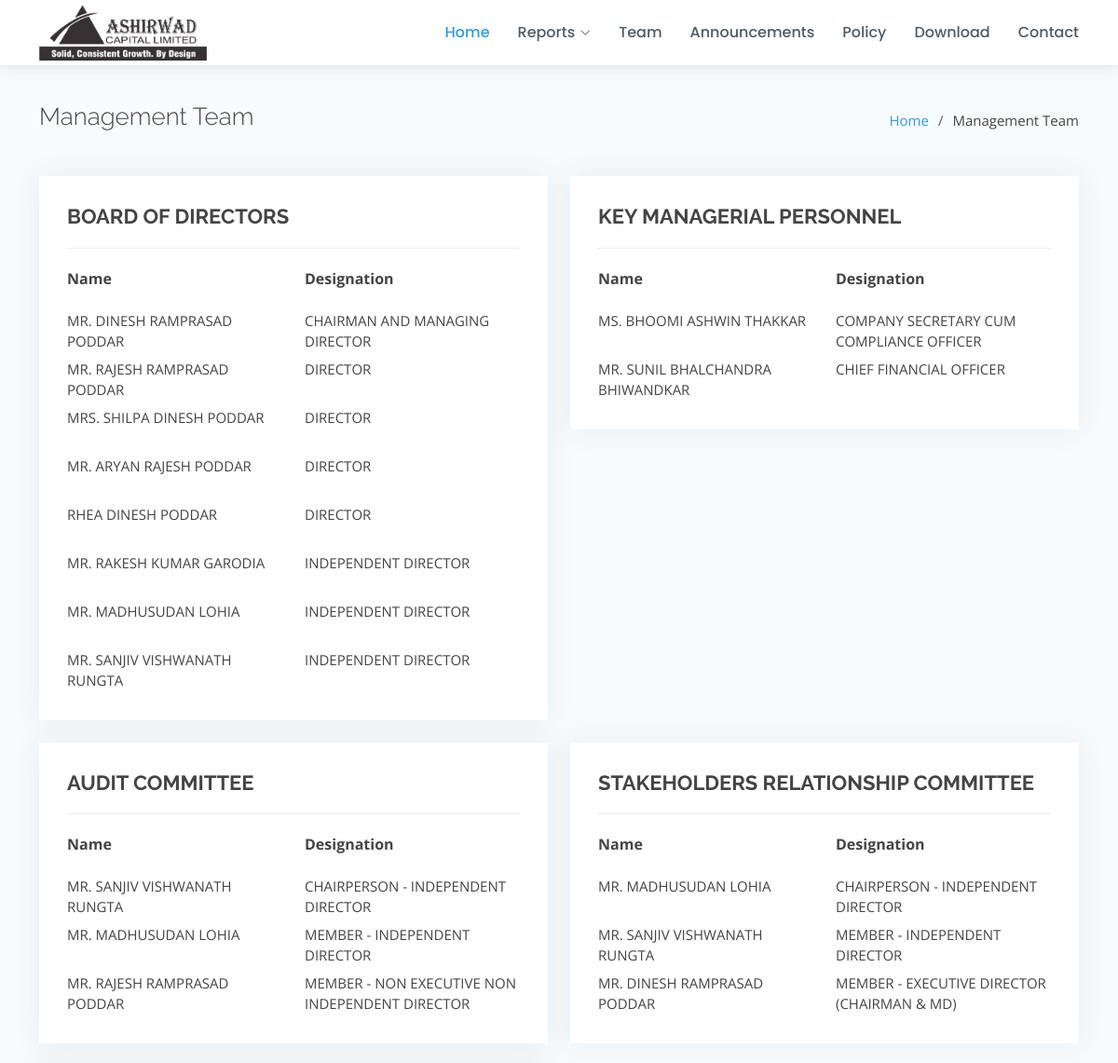
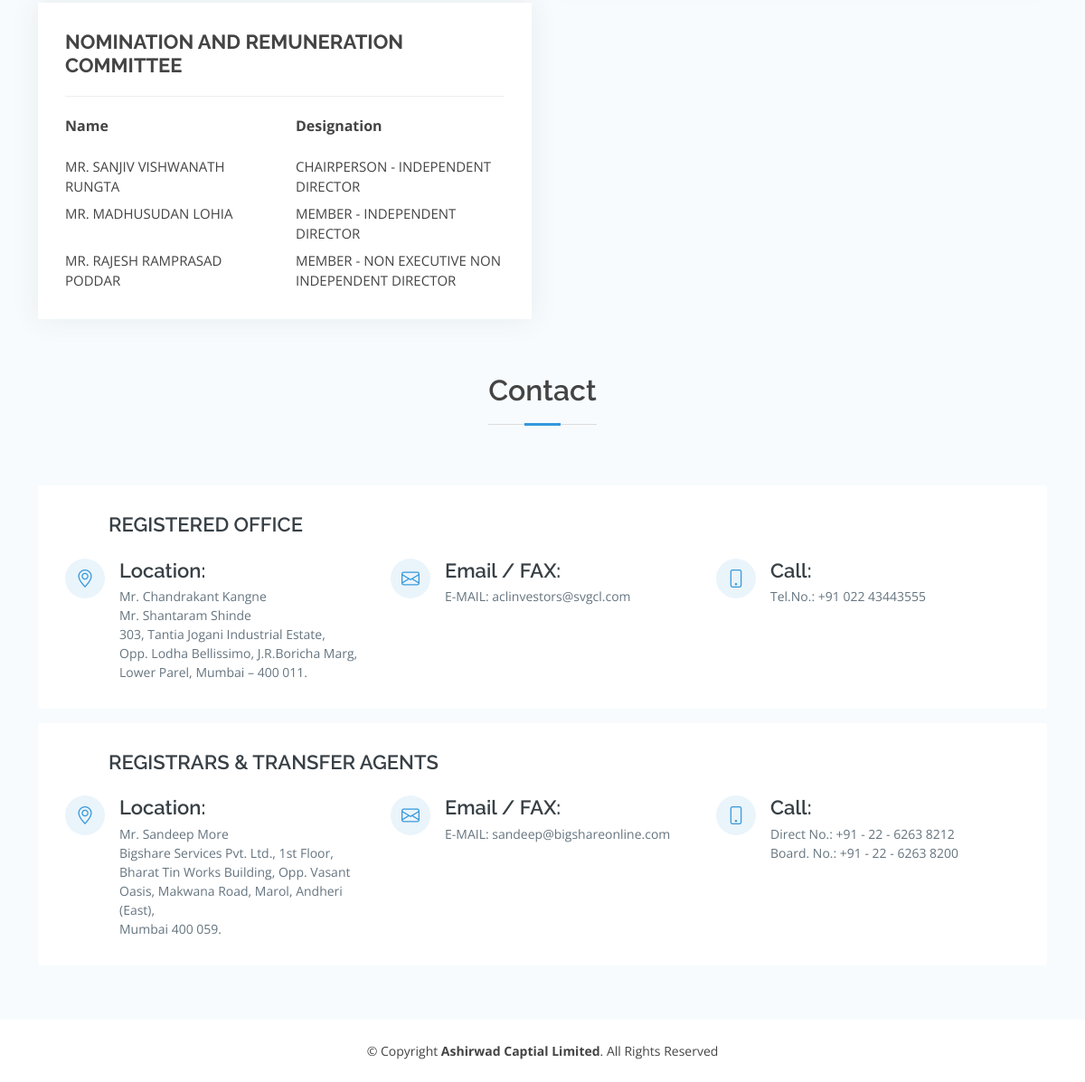
Page /index.php/home/managementTeam on the committed database (2 pictures, top to bottom).
### tables this page shows
CREATE TABLE `team_data` (
  `team_id` int(11) NOT NULL,
  `team_director_name` varchar(200) NOT NULL,
  `team_director_designation` varchar(200) NOT NULL,
  `team_document_type` int(11) NOT NULL,
  `team_document_no` int(11) NOT NULL,
  `create_date` varchar(100) NOT NULL,
  `modify_date` varchar(100) NOT NULL,
  `status` int(11) NOT NULL
);

CREATE TABLE `contact_data` (
  `contact_id` int(11) NOT NULL,
  `contact_title` varchar(200) NOT NULL,
  `contact_address` text NOT NULL,
  `contact_email` text NOT NULL,
  `contact_no` text NOT NULL,
  `contact_type` int(11) NOT NULL,
  `create_date` varchar(100) NOT NULL,
  `modify_date` varchar(100) NOT NULL,
  `status` int(11) NOT NULL
);

### application/controllers/Home.php (called while the page is built, shortened)
<?php if(!defined('BASEPATH')) exit('No direct script access allowed');
class Home extends CI_Controller
{
    public function __construct() {
        $this->load->model('admin_model');
        $contactClause = array('status' => 1);
        $contactOrderBy = 'contact_id ASC';
        $this->data['contactDetails'] = $this->admin_model->getdata('contact_data', $contactClause, $contactOrderBy);
        $this->data['getDocumentType'] = $this->admin_model->get_dropdown_value('document_type_data','document_type_id','document_type','status = 1');
        $this->data['getReportDocumentType'] = $this->admin_model->get_dropdown_value('document_type_data','document_type_id','document_type','document_type_no = 1 AND status = 1');
    }
    public function managementTeam() {
        $this->data['title'] = "Ashirwad Captial Limited - Management Team";
        $this->data['description'] = "";
        $this->data['keywords'] = "";
        $this->data['text_1'] = "Management Team";
        $orderBy = 'team_id  DESC';
        $whereclause = array('team_document_type' => 6, 'team_document_no' => 2, 'status' => 1);
        $this->data['getData'] = $this->admin_model->getdata('team_data',$whereclause,$orderBy);
        $whereclause2 = array('team_document_type' => 7, 'team_document_no' => 2, 'status' => 1);
        $this->data['getData2'] = $this->admin_model->getdata('team_data',$whereclause2,$orderBy);
        $whereclause3 = array('team_document_type' => 8, 'team_document_no' => 2, 'status' => 1);
        $this->data['getData3'] = $this->admin_model->getdata('team_data',$whereclause3,$orderBy);
        $whereclause4 = array('team_document_type' => 9, 'team_document_no' => 2, 'status' => 1);
        $this->data['getData4'] = $this->admin_model->getdata('team_data',$whereclause4,$orderBy);
        $whereclause5 = array('team_document_type' => 10, 'team_document_no' => 2, 'status' => 1);
        $this->data['getData5'] = $this->admin_model->getdata('team_data',$whereclause5,$orderBy);
        $whereclause6 = array('team_document_type' => 11, 'team_document_no' => 2, 'status' => 1);
        $this->data['getData6'] = $this->admin_model->getdata('team_data',$whereclause6,$orderBy);
        $this->data['subview'] = 'website/team-view.php';
        $this->load->view('website/layout', $this->data);
    }
}
?>

### index.php (called while the page is built, shortened)
<?php
require_once BASEPATH.'core/CodeIgniter.php';

### application/models/Admin_model.php (called while the page is built, shortened)
<?php if(!defined('BASEPATH')) exit('No direct script access allowed');
class Admin_model extends CI_Model {
    function getdata($table_name, $where_clause=array(), $order_by=''){
        $this->db->select('*');
        $this->db->from($table_name);
        if(count($where_clause) > 0){
            $this->db->where($where_clause);
        }
        if(strlen($order_by) > 0){
          $this->db->order_by($order_by);
        }
        $query = $this->db->get();
        return $query->result();
    }
}

### application/views/website/team-view.php (the view, shortened to what this page needs)
<section id="breadcrumbs" class="breadcrumbs section-bg">
  <div class="container">
    <?php $text_1 = isset($this->data['text_1']) ? $this->data['text_1'] : ''; ?>
    <div class="d-flex justify-content-between align-items-center">
      <h2><?php echo $text_1; ?></h2>
      <ol>
        <li><a href="<?php echo base_url(); ?>">Home</a></li>
        <li><?php echo $text_1; ?></li>
      </ol>
    </div>
  </div>
</section>
<?php
$getData = isset($this->data['getData']) ? $this->data['getData'] : array();
$getData2 = isset($this->data['getData2']) ? $this->data['getData2'] : array();
$getData3 = isset($this->data['getData3']) ? $this->data['getData3'] : array();
$getData4 = isset($this->data['getData4']) ? $this->data['getData4'] : array();
$getData5 = isset($this->data['getData5']) ? $this->data['getData5'] : array();
$getDocumentType = $this->data['getDocumentType']; ?>
<section id="portfolio-details" class="portfolio-details section-bg pb-0">
  <div class="container">
    <div class="row gy-4">
        <?php if (isset($getData) && count($getData) > 0) {
        $getData1 = json_decode(json_encode($getData), true); ?>
        <div class="col-lg-6">
            <div class="portfolio-info">
              <h3><?php echo $getDocumentType[$getData1[0]['team_document_type']]; ?></h3>
              <div class="row">
                <div class="col-lg-6">
                  <p><strong>Name</strong></p>
                  <ul>
                    <?php foreach ($getData as $data_1) { ?>
                    <li><?php echo $data_1->team_director_name; ?></li>
                    <?php } ?>
                  </ul>
                </div>
                <div class="col-lg-6">
                  <p><strong>Designation</strong></p>
                  <ul>
                    <?php foreach ($getData as $data_1) { ?>
                    <li><?php echo $data_1->team_director_designation; ?></li>
                    <?php } ?>
                  </ul>
                </div>
              </div>
            </div>
        </div>
        <?php } ?>
        <?php if (isset($getData2) && count($getData2) > 0) {
        $getData_2 = json_decode(json_encode($getData2), true); ?>
        <div class="col-lg-6">
            <div class="portfolio-info">
              <h3><?php echo $getDocumentType[$getData_2[0]['team_document_type']]; ?></h3>
              <div class="row">
                <div class="col-lg-6">
                  <p><strong>Name</strong></p>
                  <ul>
                    <?php foreach ($getData2 as $data_2) { ?>
                    <li><?php echo $data_2->team_director_name; ?></li>
                    <?php } ?>
                  </ul>
                </div>
                <div class="col-lg-6">
                  <p><strong>Designation</strong></p>
                  <ul>
                    <?php foreach ($getData2 as $data_2) { ?>
                    <li><?php echo $data_2->team_director_designation; ?></li>
                    <?php } ?>
                  </ul>
                </div>
              </div>
            </div>
        </div>
        <?php } ?>
        <?php if (isset($getData3) && count($getData3) > 0) {
        $getData_3 = json_decode(json_encode($getData3), true); ?>
        <div class="col-lg-6">
            <div class="portfolio-info">
              <h3><?php echo $getDocumentType[$getData_3[0]['team_document_type']]; ?></h3>
              <div class="row">
                <div class="col-lg-6">
                  <p><strong>Name</strong></p>
                  <ul>
                    <?php foreach ($getData3 as $data_3) { ?>
                    <li><?php echo $data_3->team_director_name; ?></li>
                    <?php } ?>
                  </ul>
                </div>
                <div class="col-lg-6">
                  <p><strong>Designation</strong></p>
                  <ul>
                    <?php foreach ($getData3 as $data_3) { ?>
                    <li><?php echo $data_3->team_director_designation; ?></li>
                    <?php } ?>
                  </ul>
                </div>
              </div>
            </div>
        </div>
        <?php } ?>
        <?php if (isset($getData4) && count($getData4) > 0) {
        $getData_4 = json_decode(json_encode($getData4), true); ?>
        <div class="col-lg-6">
            <div class="portfolio-info">
              <h3><?php echo $getDocumentType[$getData_4[0]['team_document_type']]; ?></h3>
              <div class="row">
                <div class="col-lg-6">
                  <p><strong>Name</strong></p>
                  <ul>
                    <?php foreach ($getData4 as $data_4) { ?>
                    <li><?php echo $data_4->team_director_name; ?></li>
                    <?php } ?>
                  </ul>
                </div>
                <div class="col-lg-6">
                  <p><strong>Designation</strong></p>
                  <ul>
                    <?php foreach ($getData4 as $data_4) { ?>
                    <li><?php echo $data_4->team_director_designation; ?></li>
                    <?php } ?>
                  </ul>
                </div>
              </div>
            </div>
        </div>
        <?php } ?>
        <?php if (isset($getData5) && count($getData5) > 0) {
        $getData_5 = json_decode(json_encode($getData5), true); ?>
        <div class="col-lg-6">
            <div class="portfolio-info">
              <h3><?php echo $getDocumentType[$getData_5[0]['team_document_type']]; ?></h3>
              <div class="row">
                <div class="col-lg-6">
                  <p><strong>Name</strong></p>
                  <ul>
                    <?php foreach ($getData5 as $data_5) { ?>
                    <li><?php echo $data_5->team_director_name; ?></li>
                    <?php } ?>
                  </ul>
                </div>
                <div class="col-lg-6">
                  <p><strong>Designation</strong></p>
                  <ul>
                    <?php foreach ($getData5 as $data_5) { ?>
                    <li><?php echo $data_5->team_director_designation; ?></li>
                    <?php } ?>
                  </ul>
                </div>
              </div>
            </div>
        </div>
        <?php } ?>
    </div>
  </div>
</section>

### application/views/website/layout.php (shortened to what this page needs)
<!DOCTYPE html>
<html lang="en">
<head>
  <link href="<?php echo base_url(); ?>front-assets/vendor/bootstrap/css/bootstrap.min.css" rel="stylesheet">
  <link href="<?php echo base_url(); ?>front-assets/vendor/bootstrap-icons/bootstrap-icons.css" rel="stylesheet">
  <link href="<?php echo base_url(); ?>front-assets/vendor/boxicons/css/boxicons.min.css" rel="stylesheet">
  <link href="<?php echo base_url(); ?>front-assets/vendor/glightbox/css/glightbox.min.css" rel="stylesheet">
  <link href="<?php echo base_url(); ?>front-assets/vendor/swiper/swiper-bundle.min.css" rel="stylesheet">
  <link href="<?php echo base_url(); ?>front-assets/css/style.css" rel="stylesheet">
  <link rel="stylesheet" href="https://unpkg.com/bootstrap-table@1.19.1/dist/bootstrap-table.min.css">
</head>
<body>
  <header id="header" class="fixed-top d-flex align-items-center">
    <div class="container d-flex align-items-center">
      <div class="logo me-auto">
        <a href="<?php echo base_url(); ?>"><img src="<?php echo base_url(); ?>front-assets/img/logo_ACL.png" alt="" class="img-fluid"></a>
      </div>
      <?php $requestURL = $_SERVER['REQUEST_URI']; ?>
      <nav id="navbar" class="navbar order-last order-lg-0">
        <ul>
          <li><a class="nav-link scrollto active" href="<?php if($requestURL == '/ashirwadcapital/'){ echo '#hero'; }else{ echo base_url(); } ?>">Home</a></li>
          <li class="dropdown"><a href="#"><span>Reports</span> <i class="bi bi-chevron-down"></i></a>
          </li>
          <li><a class="nav-link scrollto" href="<?php echo base_url(); ?>team">Team</a></li>
          <li><a class="nav-link scrollto" href="<?php echo base_url(); ?>announcements">Announcements</a></li>
          <li><a class="nav-link scrollto " href="<?php echo base_url(); ?>policy">Policy</a></li>
          <li><a class="nav-link scrollto" href="<?php echo base_url(); ?>download">Download</a></li>
          <li><a class="nav-link scrollto" href="#contact">Contact</a></li>
        </ul>
      </nav>
    </div>
  </header>
  <?php $this->load->view($subview); ?>
    <section id="contact" class="contact section-bg">
      <div class="container">
        <div class="section-title">
          <h2>Contact</h2>
        </div>
        <?php $contactDetails = $this->data['contactDetails'];
          foreach ($contactDetails as $con => $contact) {
        ?>
        <div class="row mt-3 justify-content-center">
          <div class="col-lg-12">
            <div class="info-wrap">
              <div class="row info">
                <h4 class="mb-4"><?php if($contact->contact_type == 1){ echo "REGISTERED OFFICE"; } else { echo "REGISTRARS & TRANSFER AGENTS"; } ?></h4>
                <div class="col-lg-4 info">
                  <i class="bi bi-geo-alt"></i>
                  <h4>Location:</h4>
                  <p><?php echo $contact->contact_title."<br>".$contact->contact_address; ?></p>
                </div>
                <div class="col-lg-4 info mt-4 mt-lg-0">
                  <i class="bi bi-envelope"></i>
                  <h4>Email / FAX:</h4>
                  <p><?php echo $contact->contact_email; ?></p>
                </div>
                <div class="col-lg-4 info mt-4 mt-lg-0">
                  <i class="bi bi-phone"></i>
                  <h4>Call:</h4>
                  <p><?php echo $contact->contact_no; ?></p>
                </div>
              </div>
            </div>
          </div>
        </div>
      <?php } ?>
      </div>
    </section>
  <footer id="footer">
    <div class="container d-md-flex py-4">
      <div class="col-md-12 text-center">
        <div class="copyright">
          &copy; Copyright <strong><span>Ashirwad Captial Limited</span></strong>. All Rights Reserved
        </div>
      </div>
    </div>
  </footer>
</body>
</html>

### rows in the picture
team_data: team_document_type "BOARD OF DIRECTORS", team_director_name "MR. DINESH RAMPRASAD PODDAR", team_director_designation "CHAIRMAN AND MANAGING DIRECTOR"
team_data: team_director_name "MR. RAJESH RAMPRASAD PODDAR", team_director_designation "DIRECTOR"
team_data: team_director_name "MRS. SHILPA DINESH PODDAR", team_director_designation "DIRECTOR"
team_data: team_director_name "MR. ARYAN RAJESH PODDAR", team_director_designation "DIRECTOR"
team_data: team_director_name "RHEA DINESH PODDAR", team_director_designation "DIRECTOR"
team_data: team_director_name "MR. RAKESH KUMAR GARODIA", team_director_designation "INDEPENDENT DIRECTOR"
team_data: team_director_name "MR. MADHUSUDAN LOHIA", team_director_designation "INDEPENDENT DIRECTOR"
team_data: team_director_name "MR. SANJIV VISHWANATH RUNGTA", team_director_designation "INDEPENDENT DIRECTOR"
team_data: team_document_type "KEY MANAGERIAL PERSONNEL", team_director_name "MS. BHOOMI ASHWIN THAKKAR", team_director_designation "COMPANY SECRETARY CUM COMPLIANCE OFFICER"
team_data: team_director_name "MR. SUNIL BHALCHANDRA BHIWANDKAR", team_director_designation "CHIEF FINANCIAL OFFICER"
team_data: team_document_type "AUDIT COMMITTEE", team_director_name "MR. SANJIV VISHWANATH RUNGTA", team_director_designation "CHAIRPERSON - INDEPENDENT DIRECTOR"
team_data: team_director_name "MR. MADHUSUDAN LOHIA", team_director_designation "MEMBER - INDEPENDENT DIRECTOR"
team_data: team_director_name "MR. RAJESH RAMPRASAD PODDAR", team_director_designation "MEMBER - NON EXECUTIVE NON INDEPENDENT DIRECTOR"
team_data: team_document_type "STAKEHOLDERS RELATIONSHIP COMMITTEE", team_director_name "MR. MADHUSUDAN LOHIA", team_director_designation "CHAIRPERSON - INDEPENDENT DIRECTOR"
team_data: team_director_name "MR. SANJIV VISHWANATH RUNGTA", team_director_designation "MEMBER - INDEPENDENT DIRECTOR"
team_data: team_director_name "MR. DINESH RAMPRASAD PODDAR", team_director_designation "MEMBER - EXECUTIVE DIRECTOR (CHAIRMAN & MD)"
team_data: team_document_type "NOMINATION AND REMUNERATION COMMITTEE", team_director_name "MR. SANJIV VISHWANATH RUNGTA", team_director_designation "CHAIRPERSON - INDEPENDENT DIRECTOR"
team_data: team_director_name "MR. MADHUSUDAN LOHIA", team_director_designation "MEMBER - INDEPENDENT DIRECTOR"
team_data: team_director_name "MR. RAJESH RAMPRASAD PODDAR", team_director_designation "MEMBER - NON EXECUTIVE NON INDEPENDENT DIRECTOR"
contact_data: contact_type "REGISTERED OFFICE", contact_title "Mr. Chandrakant Kangne Mr. Shantaram Shinde", contact_address "303, Tantia Jogani Industrial Estate, Opp. Lodha Bellissimo, J.R.Boricha Marg, Lower Parel, Mumbai – 400 011.", contact_email "E-MAIL: aclinvestors@svgcl.com", contact_no "Tel.No.: +91 022 43443555"
contact_data: contact_type "REGISTRARS & TRANSFER AGENTS", contact_title "Mr. Sandeep More", contact_address "Bigshare Services Pvt. Ltd., 1st Floor, Bharat Tin Works Building, Opp. Vasant Oasis, Makwana Road, Marol, Andheri (East), Mumbai 400 059.", contact_email "E-MAIL: sandeep@bigshareonline.com", contact_no "Direct No.: +91 - 22 - 6263 8212 Board. No.: +91 - 22 - 6263 8200"

### other values in the picture
$text_1 "Management Team"
